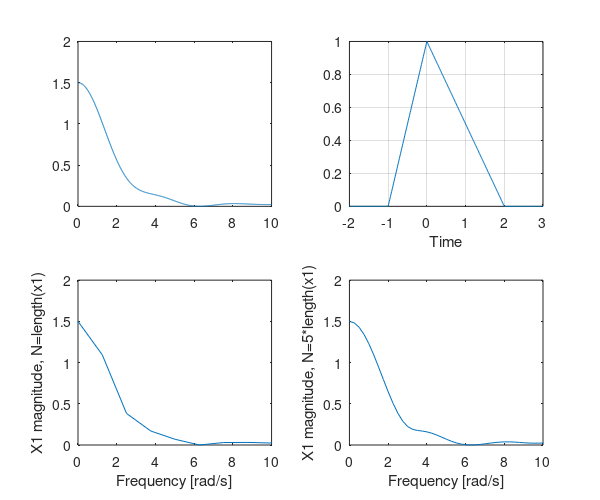
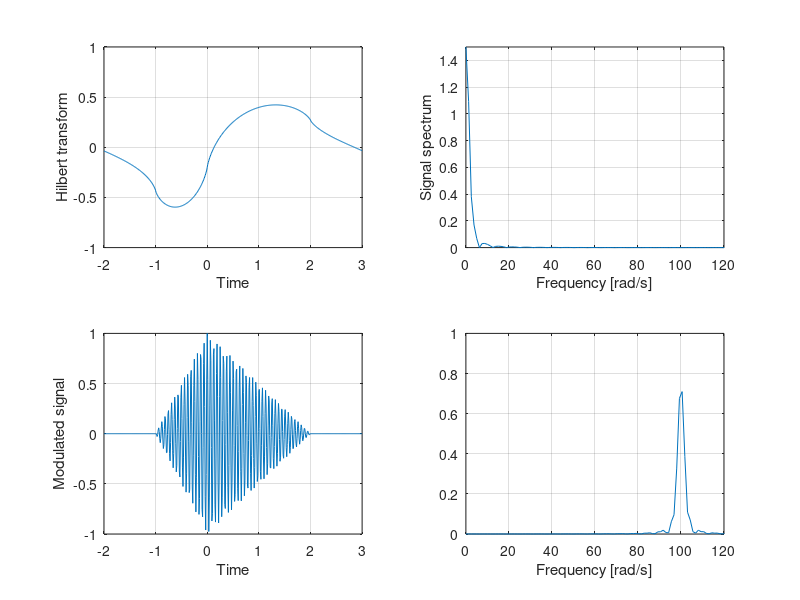

Write MATLAB code to recreate these figures, in order. (Note: this script raises an error after producing the figures.)
dpi = get (0, "screenpixelsperinch");
paper_size = round ([640, 480]./dpi);
set (gcf, "paperunits", "inches")
set (gcf, "papertype", "<custom>")
set (gcf, "papersize", paper_size)
set (gcf, "paperposition", [0, 0, paper_size])



%% 1
w = 0.01:0.01:10;
Ts = 0.01;
X1exact = (exp(1i*0.5*w).*sinc(w/(2*pi)) ...
    -exp(-1i*w).*sinc(w/pi))./(1i*w);

t0=-2:Ts:-Ts-1;
t1=-1:Ts:-Ts;
t2=0:Ts:2;
t3=2+Ts:Ts:3;
t = [t0,t1,t2,t3];

x1 = [zeros(1,100), t1+1, 1-0.5*t2, zeros(1,100)];

N1 = length(x1);
X1N1 = Ts*fft(x1,N1);

k1 = 0:1:N1/2-1; %% fftindex
w1 = (2*pi*k1/N1)/Ts; %% fftfrequencies.

N2 = 5*length(x1); X1N2 = Ts*fft(x1,N2);
k2 = 0:1:N2/2-1; w2 = (2*pi*k2/N2)/Ts;

% input signal, exact fft, and matlab fft.
figure(1);
subplot(2,2,1);
plot(w,X1exact);


subplot(2,2,2);
plot(t, x1); grid; 
xlabel('Time');

subplot(2,2,3);
plot(w1, abs(X1N1(1:N1/2))); axis([0, 10, 0, 2]);
xlabel('Frequency [rad/s]');
ylabel('X1 magnitude, N=length(x1)');


subplot(2,2,4);
plot(w2, abs(X1N2(1:N2/2))); axis([0, 10, 0, 2]);
xlabel('Frequency [rad/s]');
ylabel('X1 magnitude, N=5*length(x1)');
print ('-dpng', sprintf('ss4_%d.png',1 ))

%% 2

%???

wc = 100; fc = wc/(2*pi);
fs = 1/Ts;

hx1 = imag(hilbert(x1));
x1mod=x1.*cos(wc*t);
N=length(x1mod) - 1; X1= Ts*fft(x1,N); 
X1mod=Ts*fft( x1mod, N);

k = 0:1:N/2-1; w = (2*pi*k/N)/Ts;

figure(2); subplot(2,2,1); plot(t,hx1);
grid; axis([-2,3,-1,1]);
xlabel('Time'); ylabel('Hilbert transform');
subplot(222); plot(w, abs(X1(1:N/2)));
grid; axis([0 120 0 1.5]);

xlabel('Frequency [rad/s]'); ylabel('Signal spectrum');
subplot(223); plot(t,x1mod); grid; % axis([1 ???
    
xlabel('Time'); ylabel('Modulated signal');
subplot (224); plot(w, abs(X1mod(1:N/2))); grid; 
axis([0 120 0 1]);
xlabel('Frequency [rad/s]');
print ('-dpng', sprintf('ss4_%d.png',2 ))

%%%%

x1modSSB=modulate(x1,fc,fs,'amssb');
X1modSSB=Ts*fft(x1modSSB,N);

figure(3);
subplot(211); plot(w, abs(X1modSSB(1:N/2))); %???
xlabel('Frequency [rad/s]');
ylabel('XmodSSB signal spectrum');

% upper SSB following
c1 = cos(2*pi*fc*t); % carier for origninal x(t)
c2 = sin(2*pi*fc*t); % carier for Hilbert transform x_hat(t)

x1c1mod = x1.*c1;  %modulation of original sig by sine
x1hil = imag(hilbert(1)); 
x1hilc2mod=x1hil.*c2; %modultaion of hilbert

% Office hours are only on non-lab weeks,
% wed 12:00-3:00, thurs 1:40-4:40

x1mod = x1c1mod-x1hilc2mod;
X1modUSSB=Ts*fft(x1mod,N);
subplot(212);
plot(w,abs(X1modUSSB(1:N/2)));
grid; axis([0 120 0 1.5]);
xlabel('Frequenct [rad/s]');
ylabel('XmodUSSB signal spectrum');
print ('-dpng', sprintf('ss4_%d.png',3 ))

% carrier 

x1demod = 4*demod(x1mod,fc,fs,'amssb');

figure(4);
subplot(2,2,1);
plot(t,x1); axis([-2 3 0 1]);
subplot(2,2,2);
plot(t,x1mod);
subplot(2,2,3);
plot(t,x1demod); axis([-2 3 0 1]);
subplot(2,2,4);
plot(w, abs(X1modUSSB(1:N/2)));

print ('-dpng', sprintf('ss4_%d.png',4 ))

%%
fs = 1/Ts; fc = wc/(2*pi);
x1modTC=modulate(x1,fc,fs,'amdsb-tc', 0.1);
x1dem=demod(2*x1modTC', fc, fs, 'amdsb-tc', -0.1);

figure(5);
subplot(2,2,1);
plot(t,x1); axis([-2 3 0 1]);
ylabel('x1 signal'); xlabel('Time');

subplot(2,2,2);
plot(t,x1modTC);
ylabel('amdsb-tc modulated');
xlabel('Time');

subplot(2,2,3);
plot(t,x1dem); axis([-2 3 0 1]);
ylabel('Demodulated signal');
xlabel('Time');


print ('-dpng', sprintf('ss4_%d.png',5 ))

